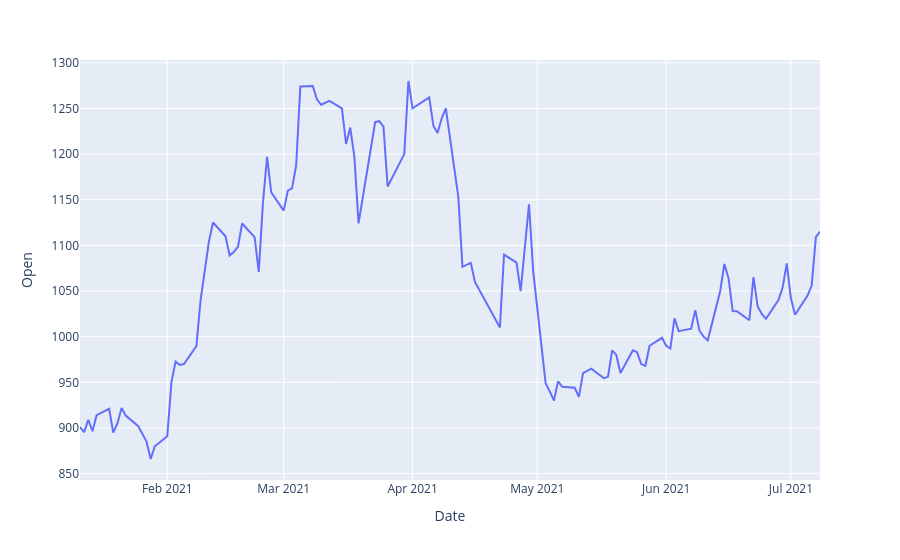

This figure's notebook cell:
### Markdown cell above
Let's first plot the time series for variable 'Open':

### Code cell
fig = px.line(df, x='Date', y="Open")
fig.show()
